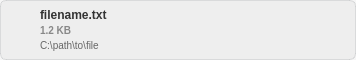
<?xml version="1.0" encoding="UTF-8"?>
<ui version="4.0">
 <class>LoadedItemWidget</class>
 <widget class="QWidget" name="LoadedItemWidget">
  <property name="geometry">
   <rect>
    <x>0</x>
    <y>0</y>
    <width>356</width>
    <height>60</height>
   </rect>
  </property>  <property name="sizePolicy">
   <sizepolicy hsizetype="Expanding" vsizetype="Preferred">
    <horstretch>0</horstretch>
    <verstretch>0</verstretch>
   </sizepolicy>
  </property>  <property name="minimumSize">
   <size>
    <width>0</width>
    <height>40</height>
   </size>
  </property>
  <property name="maximumSize">
   <size>
    <width>16777215</width>
    <height>16777215</height>
   </size>
  </property>
  <property name="styleSheet">
   <string>QWidget#LoadedItemWidget {
    background-color: rgba(138, 142, 145, 0.08);
    border: 1px solid rgba(138, 142, 145, 0.25);
    border-radius: 6px;
    padding: 2px;
}

QWidget#LoadedItemWidget:hover {
    background-color: rgba(138, 142, 145, 0.12);
    border: 1px solid rgba(138, 142, 145, 0.4);
}</string>
  </property><layout class="QHBoxLayout" name="horizontalLayout">
   <property name="spacing">
    <number>8</number>
   </property>   <property name="leftMargin">
    <number>8</number>
   </property>
   <property name="topMargin">
    <number>8</number>
   </property>
   <property name="rightMargin">
    <number>8</number>
   </property>
   <property name="bottomMargin">
    <number>8</number>
   </property>
   <item>
    <widget class="QLabel" name="fileIconLabel">
     <property name="sizePolicy">
      <sizepolicy hsizetype="Fixed" vsizetype="Fixed">
       <horstretch>0</horstretch>
       <verstretch>0</verstretch>
      </sizepolicy>
     </property>
     <property name="minimumSize">
      <size>
       <width>24</width>
       <height>24</height>
      </size>
     </property>
     <property name="maximumSize">
      <size>
       <width>24</width>
       <height>24</height>
      </size>
     </property>
     <property name="text">
      <string/>
     </property>
     <property name="alignment">
      <set>Qt::AlignCenter</set>
     </property>
    </widget>
   </item>   <item>
    <layout class="QVBoxLayout" name="textLayout">
     <property name="spacing">
      <number>2</number>
     </property>
     <property name="sizeConstraint">
      <enum>QLayout::SetDefaultConstraint</enum>
     </property>
     <item>
      <widget class="QLabel" name="fileNameLabel">
       <property name="styleSheet">
        <string>font-weight: bold; font-size: 12px; color: #333;</string>
       </property>
       <property name="text">
        <string>filename.txt</string>
       </property>
       <property name="alignment">
        <set>Qt::AlignLeading|Qt::AlignLeft|Qt::AlignVCenter</set>
       </property>
       <property name="sizePolicy">
        <sizepolicy hsizetype="Expanding" vsizetype="Preferred">
         <horstretch>0</horstretch>
         <verstretch>0</verstretch>
        </sizepolicy>
       </property>
      </widget>
     </item>
     <item>
      <widget class="QLabel" name="fileSizeLabel">
       <property name="styleSheet">
        <string>font-size: 10px; color: #888; font-weight: bold;</string>
       </property>
       <property name="text">
        <string>1.2 KB</string>
       </property>
       <property name="alignment">
        <set>Qt::AlignLeading|Qt::AlignLeft|Qt::AlignVCenter</set>
       </property>
       <property name="sizePolicy">
        <sizepolicy hsizetype="Expanding" vsizetype="Preferred">
         <horstretch>0</horstretch>
         <verstretch>0</verstretch>
        </sizepolicy>
       </property>
      </widget>
     </item>
     <item>
      <widget class="QLabel" name="filePathLabel">
       <property name="styleSheet">
        <string>font-size: 10px; color: #666;</string>
       </property>
       <property name="text">
        <string>C:\path\to\file</string>
       </property>
       <property name="alignment">
        <set>Qt::AlignLeading|Qt::AlignLeft|Qt::AlignVCenter</set>
       </property>
       <property name="sizePolicy">
        <sizepolicy hsizetype="Expanding" vsizetype="Preferred">
         <horstretch>0</horstretch>
         <verstretch>0</verstretch>
        </sizepolicy>
       </property>
      </widget>
     </item>
    </layout>
   </item>
  </layout>
 </widget>
 <resources/>
 <connections/>
</ui>
